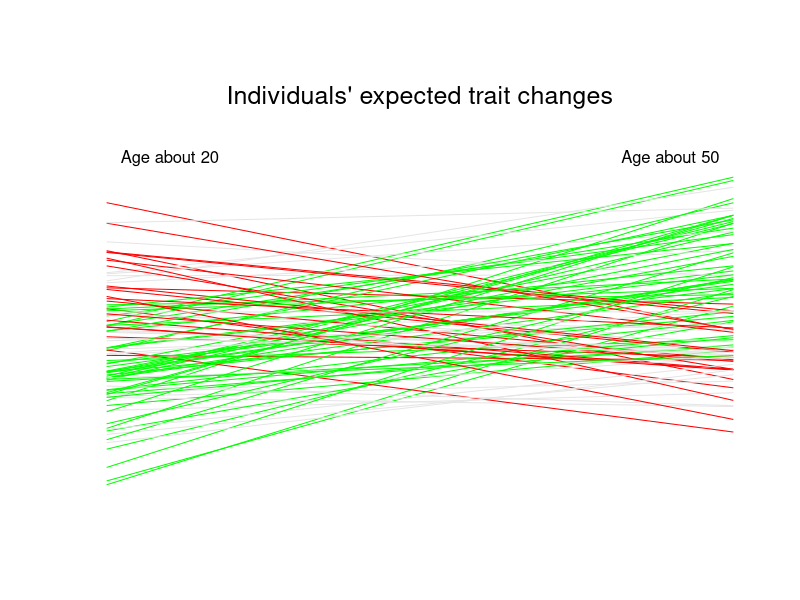

Generate this figure with R:
## This R code simulates and plots trait differences in between two ages, assuming a difference ~ 0.55 standard deviations

age = sample(1:2, 10^5, replace=T)
score = scale(.5 * age + sqrt(1 - .5^2) * rnorm(length(age)))
tapply(score, age, mean)

# Randomly create 10^4 pairs
t1t2 = data.frame(t1 = score[age==1][1:10000], t2=score[age==2][1:10000])

# Trisect the variable
cut3 <- function(x,c1,c2) cut(x,quantile(x,c(0,c1,c2,1)),1:3, include.lowest=TRUE)
cor(score, age)
score = as.numeric(cut3(score, 1/3, 2/3))
cor(score, age)
t1t2new = data.frame(t1 = score[age==1][1:10000], t2=score[age==2][1:10000])
col = sign(t1t2new$t2 - t1t2new$t1)
prop.table(table(col))

# Plot pairs with older scoring higher (green), younger scoring higher (red), or both scoring the same (grey)
col[col == -1] = "red"
col[col == 0] = "grey90"
col[col == 1] = "green"

#pdf("ageChanges.pdf", height=5, width=5)
plot(1:2, t1t2[1,], type="l", axes=F, xlab="", ylab="", col="white", ylim=c(-2.5,3.8))
for(i in 1:100) lines(1:2, t1t2[i,], type="l", col = col[i])
text(1.1, 2.8, "Age about 20")
text(1.9, 2.8, "Age about 50")
text(1.5, 3.8, "Individuals' expected trait changes", cex=1.5)
#dev.off()
